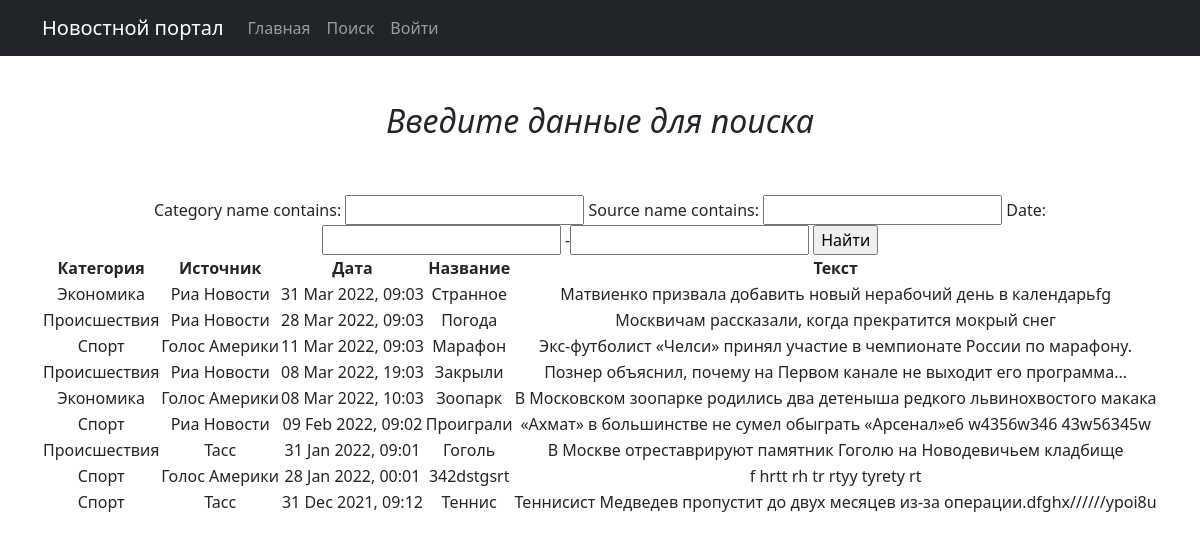
The app's page /news/search/ with its own data.
### news/models.py (models this page shows, shortened)
class Post(models.Model):
    name = models.CharField(max_length=64)
    description = models.TextField()
    date = models.DateTimeField()
    category = models.ForeignKey('category', on_delete=models.CASCADE)
    source = models.ForeignKey('source', on_delete=models.CASCADE)

class Category(models.Model):
    name = models.CharField(max_length=64)
    subscribers = models.ManyToManyField(User, blank=True)

class Source(models.Model):
    name = models.CharField(max_length=64)

### news/views.py (the view, shortened to what this page needs)
# urls.py: path('search/', SearchList.as_view()),
class SearchList(ListView):
    model = Post
    template_name = 'search.html'
    context_object_name = 'posts'
    ordering = ['-date']
    paginate_by = 100
    def get_filter(self):
        return PostFilter(self.request.GET, queryset=super().get_queryset())
    def get_queryset(self):
        return self.get_filter().qs
    def get_context_data(self, **kwargs):
        context = super().get_context_data(**kwargs)
        context['filter'] = PostFilter(self.request.GET, queryset=self.get_queryset())
        context['categories'] = Category.objects.all()
        context['form'] = PostForm()
        return context

### news/forms.py
class PostForm(ModelForm):
    class Meta:
        model = Post
        fields = ['category', 'source', 'date', 'name', 'description']

### templates/search.html (shortened to what this page needs)
{% extends 'flatpages/default.html' %}
{% block content %}
<body>
<h2>&nbsp;</h2>
<h2><i>Введите данные для поиска</i></h2>
<h2>&nbsp;</h2>
<form method="GET">
    {{ filter.form }}
    <input type="submit" value="Найти">
</form>
<table>
    <thead>
        <th>
            Категория
        </th>
        <th>
            Источник
        </th>
        <th>
            Дата
        </th>
        <th>
            Название
        </th>
        <th>
            Текст
        </th>
    </thead>
    {% for post in posts %}
    <tr>
        <td>
            {{ post.category.name|title}}
        </td>
        <td>
            {{post.source.name|title}}
        </td>
        <td>
            {{post.date|date:'d M Y, H:m'}}
        </td>
        <td>
            {{post.name|title}}
        </td>
        <td>
            {{ post.description }}
        </td>
    </tr>
    {% endfor %}
</table>
</body>
{% endblock content %}

### records on screen
Post: category.name "Экономика", source.name "Риа Новости", date "31 Mar 2022, 09:03", name "Странное", description "Матвиенко призвала добавить новый нерабочий день в календарьfg"
Post: category.name "Происшествия", source.name "Риа Новости", date "28 Mar 2022, 09:03", name "Погода", description "Москвичам рассказали, когда прекратится мокрый снег"
Post: category.name "Спорт", source.name "Голос Америки", date "11 Mar 2022, 09:03", name "Марафон", description "Экс-футболист «Челси» принял участие в чемпионате России по марафону."
Post: category.name "Происшествия", source.name "Риа Новости", date "08 Mar 2022, 19:03", name "Закрыли", description "Познер объяснил, почему на Первом канале не выходит его программа..."
Post: category.name "Экономика", source.name "Голос Америки", date "08 Mar 2022, 10:03", name "Зоопарк", description "В Московском зоопарке родились два детеныша редкого львинохвостого макака"
Post: category.name "Спорт", source.name "Риа Новости", date "09 Feb 2022, 09:02", name "Проиграли", description "«Ахмат» в большинстве не сумел обыграть «Арсенал»e6 w4356w346 43w56345w"
Post: category.name "Происшествия", source.name "Тасс", date "31 Jan 2022, 09:01", name "Гоголь", description "В Москве отреставрируют памятник Гоголю на Новодевичьем кладбище"
Post: category.name "Спорт", source.name "Голос Америки", date "28 Jan 2022, 00:01", name "342dstgsrt", description "f hrtt rh tr rtyy tyrety rt"
Post: category.name "Спорт", source.name "Тасс", date "31 Dec 2021, 09:12", name "Теннис", description "Теннисист Медведев пропустит до двух месяцев из-за операции.dfghx//////ypoi8u"
